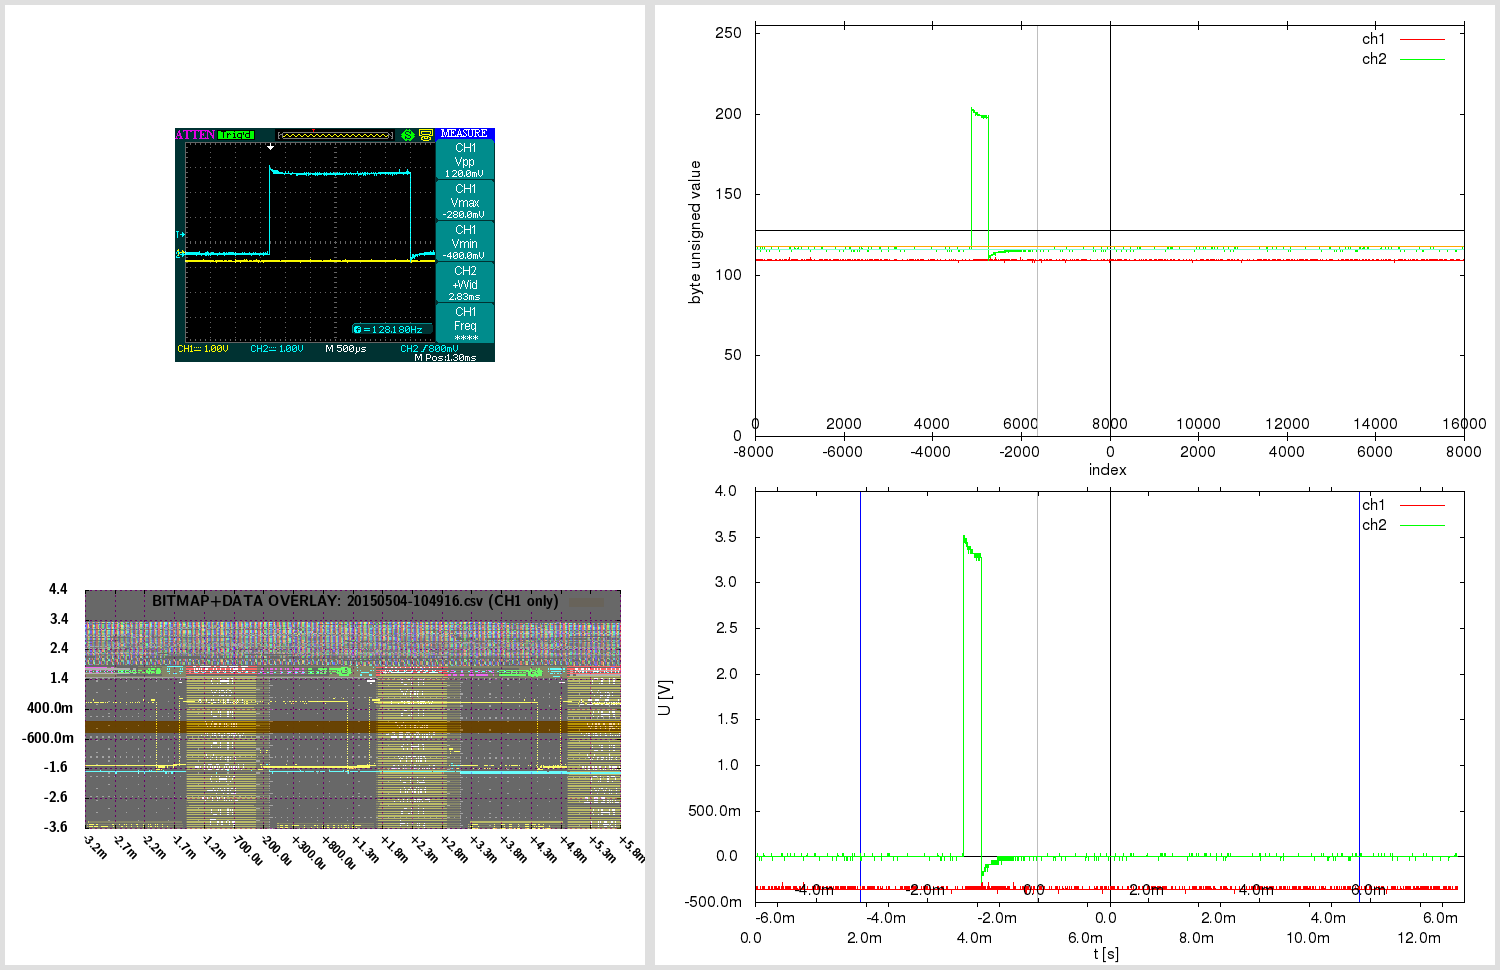

The gnuplot source for this figure:

# 20150504-104916.gnuplot [generated by /home/warreee/attenload/adsparse-wave.pl]
# single gnuplot file, with two potentially independent scripts
# generates three plots: one based on integer, other based on real (SI) values
# and one bitmap overlay - and then montages them using ImageMagick

# attengrab .csv can just be centered (over t)
# -> the x=0 (t=0) will correspond to scope center
# (but .DAV/.CSV will also need extra sample alignment)

# in Linux, to see available fonts, do:
# fc-list --verbose | grep 'fullname:' | less
# the two fonts used here:
# LMSansDemiCond10-Regular or "Latin Modern Sans Demi Cond"; and Helvetica
# Helvetica doesn't even get reported on my system:
# $ fc-list --verbose | grep 'fullname:' | grep -i 'Helvetica\|Demi Cond'
#	fullname: "LM Sans Demi Cond 10 Regular"(s) "LMSansDemiCond10-Regular"(s)


print "Gnuplotting..."

## "master settings" (shared between both parts of script)

# line color - specified by linestyles
set style line 1 linetype 1 linecolor rgb "red"
set style line 2 linetype 1 linecolor rgb "green"
set style line 3 linetype 1 linecolor rgb "orange"
set style line 4 linetype 1 linecolor rgb "aquamarine"
set style line 5 linetype -1 linecolor rgb "black"
set style line 6 linetype -1 linecolor rgb "gray"
set style line 7 linetype 1 linecolor rgb "blue"


# VARIABLES ########### ########### ###########

fnbase="20150504-104916"
fn_bmp = fnbase . ".bmp"
fn_pngr = fnbase . "_r.png"
fn_pngi = fnbase . "_i.png"
fn_pngov = fnbase . "_ov.png"
fn_pngt = fnbase . "_tmp.png"
fn_pngo = fnbase . ".png"

# scope screen(shot) properties
tdiv = 0.0005          # T/DIV (50e-9)
toffs = 0.00129999995231628        # time offset (scope) (200e-9)
vdiv1 = 1        # V/DIV CH1 (500e-3)
vdiv2 = 1         # V/DIV CH2 (50e-3)
voffs1 = -0.4         # volt offset CH1 (-1.5)
voffs2 = -0.48       # volt offset CH2 (100e-3)
sampintp  = 8.000001e-07    # (500e-12)
sampintf  = 1/sampintp
sratacqf  = 1250000      # (250e6)
sratacqp  = 1/sratacqf
#osf = 1.0    # oversample factor (multiplies .CSV and .DAV time domain) # unused here
adsFactor = 1.28

# (edges of current capture and divisions)
scope_hdiv=18
scope_vdiv=8
# enforce floating point (see below)
scope_trange = scope_hdiv*tdiv*1.0    # (900e-9)
scope_left=toffs-(scope_trange/2)     # (-250e-9)
scope_right=toffs+(scope_trange/2)    # (650e-9)
scope_bottom=-voffs1-(scope_vdiv*vdiv1/2) # -500e-3
scope_top=-voffs1+(scope_vdiv*vdiv1/2)    # 3.5

totalch1Vspan=scope_vdiv*vdiv1
totalch2Vspan=scope_vdiv*vdiv2
ch1Vcoeff = adsFactor*totalch1Vspan/(2**8)
ch2Vcoeff = adsFactor*totalch2Vspan/(2**8)

voffs1int = voffs1/ch1Vcoeff  # -10
voffs2int = voffs2/ch2Vcoeff  # -12

acsv_fn = fnbase . '.csv' # '20130020-013902.csv' # from attenload tmp_wav
acsz=16000         # tmp_wav/.csv size (900)
fts=8e-07         # final timestep (sampling period)
# here scope_trange could be 18*1, with acsz 16000;
# if as integer, 18/16000 would be 0 - enforce floating point
# above enforcing scope_trange to float doesn't work,
# must again here:
tdivp = 1.0*scope_trange/acsz   # sampling rate, based on scope range and numsamples in tmp (1ns)
tdivf = 1/tdivp             # freq based on that sampling rate

# just in case - not needed usually:
triglevel=800e-3
trigholdoff=100e-9

toffsamp = toffs/fts		# 1624
# time finetune offset - int (samples) (depends on range)
tfoi = -164


#### extract bitmap from .png, if .bmp not present
# was -crop 480x234+10+10; now -crop 480x234+95+128

cmdstr = 'if (! test -f "'.fn_bmp.'") ; then \
  echo -n "'.fn_bmp.' not found .. " ; \
  if [ -f "'.fn_pngo.'" ] ; then \
    echo -n "'.fn_pngo.' found - extracting" ; \
    convert -crop 480x234+95+128 "'.fn_pngo.'" "'.fn_bmp.'" ; \
  else \
    echo -n "'.fn_pngo.' not found - cannot extract" ; \
  fi ; \
else \
  echo -n "'.fn_bmp.' found - using that" ; \
fi; echo'

#print cmdstr
# note - since cmdstr above uses double quotes,
# must use single quotes for bash here!:
print system("bash -c '". cmdstr ."' 2>&1")


##################################
###### plot directly with unsigned byte data

set terminal png size 840,480
set termoption enhanced
set termoption font "Helvetica, 12"

set output fn_pngi
set datafile separator ","

# set axis label
set xlabel "index" offset 0.0,0.8
set ylabel "byte unsigned value" offset 1.0,0.0


# horizontal line as functions
zeroline(x)=128
ch1offs(x)=128+voffs1int # (-10)
ch2offs(x)=128+voffs2int # (-12)

# vertical line - headless arrow
# "y" scope axis in middle:
ymI = acsz/2
set arrow from ymI,0 to ymI,255 nohead ls 5
# time offset:
toI = ymI - toffs/fts
set arrow from toI,0 to toI,255 nohead ls 6


# must use multiplot here, to have two x-axes
# and thus, must set lmargin, so both graphs match

set size 1.0,0.9      # 0.1/2 = 0.05
set bmargin 0
set lmargin 10
set yrange [0:255] # 8-bit


set multiplot

set origin 0,0.1
set xrange [0:acsz]
set xtics in
set xtics offset 0,graph 0.08
plot \
  zeroline(x) with lines notitle ls 5,\
  acsv_fn using 1:2 with lines title "ch1" ls 1, \
  "" using 1:3 with lines title "ch2" ls 2, \
  ch1offs(x) with lines notitle ls 3, \
  ch2offs(x) with lines notitle ls 4

unset arrow # if big offset, line from prev. can 'leak' in next at diff place, so reset

set origin 0,0.1
set xtics out
set xtics offset 0,graph 0.02
set xrange [-acsz/2:acsz/2-1]
#set xtics nomirror 500
set noytics
set noylabel
unset xlabel # set xlabel ""
set border 1
plot 0 notitle

set nomultiplot


### reset previous settings
#unset border # no work for default
set border    # Draw default borders:
set ytics
unset yrange


##################################
###### plot with converted real SI units

# reset # resets set style line!

set terminal png size 840,480
set termoption enhanced
set termoption font "Helvetica, 12"

set output fn_pngr
set datafile separator ","

# set axis label
set xlabel "t [s]" offset 0.0,0.1
set ylabel "U [V]" offset 1.0,0.0

# axis tics format
set format y "%.1s%c"
set format x "%.1s%c"


# horizontal line as functions
zerolineR(x)=0
# don't show real offsets; they could be way off depending on V/DIV
#ch1offsR(x)=0+(-0.4)
#ch2offsR(x)=0+(-0.48)

# "y" scope axis in middle (the +1 added to ymI so it snaps at 0):
ymR=(ymI+1)*fts
set arrow from ymR,graph 0 to ymR,graph 1 nohead ls 5
# time offset:
toR=toI*fts
set arrow from toR,graph 0 to toR,graph 1 nohead ls 6
# indicate scope range here too
set arrow from scope_left+toR,graph 0 to scope_left+toR,graph 1 nohead ls 7
set arrow from scope_right+toR,graph 0 to scope_right+toR,graph 1 nohead ls 7


# must use multiplot here, to have two x-axes
# and thus, must set lmargin, so both graphs match

set size 1.0,0.9      # 0.1/2 = 0.05
set bmargin 0
set lmargin 10
set yrange [] writeback # since we don't set explicity, must save autorange
set autoscale y

set multiplot

set origin 0,0.13
set xrange [0:acsz*fts]
set xtics out
set xtics offset 0,graph -0.03
plot \
  zerolineR(x) with lines notitle ls 5,\
  acsv_fn using ($4+tfoi*fts):5 with lines title "ch1" ls 1, \
  "" using ($4+tfoi*fts):6 with lines title "ch2" ls 2

set yrange restore # this saves the found yrange after `plot`
unset arrow # if big offset, line from prev. can 'leak' in next at diff place, so reset

set origin 0,0.13
set xtics out
set xtics offset 0,graph 0.02
set xrange [(-acsz/2)*fts:(acsz/2-1)*fts]
set noytics
set noylabel
unset xlabel # set xlabel ""
set border 1
plot GPVAL_Y_MIN notitle

set origin 0,0.13
set xtics in
set xtics offset 0,graph 0.08
# wrong to put xrange [scope_left:scope_right] here;
# as [scope_left:scope_right] could be a snippet,
# and this graph shows entire capture!
# simply move the previous scale for toffset
toRR=(acsz/2.)*fts-toR
set xrange [(-acsz/2)*fts+toRR:(acsz/2-1)*fts+toRR]
set noytics
set noylabel
unset xlabel # set xlabel ""
set border 1
plot GPVAL_Y_MIN notitle

set nomultiplot


##################################
###### plot with bitmap and data overlay

# here 840,480 remains as output png size,
# even if not set explicitly; also, make
# the height smaller - so can have gravity North in montage

set terminal png truecolor size 640,305 # size 840,480
set termoption enhanced
myfont="LMSansDemiCond10-Regular"   # LMSansDemiCond10-Regular or "Latin Modern Sans Demi Cond"
# cannot do concatenation direct in termoption line, so in separate string
myfontb="".myfont.", 12"
set termoption font myfontb

set output fn_pngov
set datafile separator ","


set autoscale
unset xtics
unset ytics
unset border
unset arrow # delete all arrows
unset object # (hopefully) delete objects?

set xrange [scope_left:scope_right]
xticstep=(scope_right-scope_left)/scope_hdiv
set xtics in scope_left,xticstep,scope_right scale 1
set yrange [scope_bottom:scope_top]
yticstep=(scope_top-scope_bottom)/scope_vdiv
set ytics in scope_bottom,yticstep,scope_top scale 1
set grid xtics ytics back linecolor rgb "magenta"
# right is only gnuplot 4.6 - without it ok w/ 4.4
#set xtics rotate by -45 offset 2.5,-1.50 right format "%+.1s%c" font myfont.',10'
set xtics rotate by -45 offset 0.0,0.0 format "%+.1s%c" font myfont.',10'
set key noenhanced

# dimensions of scope screenshot bitmap
bmp_w=480
bmp_h=234

# alpha bmp transparency [0:255]
bmp_alpha = 150
# boxes fillstyle transparent solid 0.10
box_transp = (1.-(acsz/16384.))*0.9 + 0.10

# plot string for data in transparent bitmap:
plot1au = "(($0-acsz/2.+tfoi)*fts+toffs):($5)"

# bmp_w=480 bmp_h=234 ; inside 451x201+15+14
# on plot: scope_left:scope_right and scope_bottom:scope_top!
# (so toffset is built in!)

bdx = scope_trange/(451.0-1)  # [s/pixel] /451: 1.99557e-09 vs 2.000e-9 manually
bdy = totalch1Vspan/(201.0-1) # [V/pixel] /201: 0.0199005 vs 0.02005 manually
bofx = -((scope_trange/2.0)-toffs+(15.0+0)*bdx) #-15.0*bdx # -2.8e-7
bofy = -((totalch1Vspan/2.0)+voffs1+(14.0+5)*bdy) #-14.0*bdy # -0.88

# seems `boxes fillstyle transparent solid 0.40` makes some seethroughs
# or something with bmp alpha overlay; but even without, all the same?
# because the red + blue (somehow inverted) creates a gray.. better green or orange

_plot_str = "zerolineR(x) with lines notitle ls 1,\
acsv_fn \
  using ".plot1au." with boxes fillstyle transparent solid box_transp noborder linestyle 3\
  title 'BITMAP+DATA OVERLAY: '.acsv_fn.' (CH1 only)',\
fn_bmp \
  binary array=(bmp_w,bmp_h) skip=54 format='%uchar' \
  dx=bdx dy=bdy origin=(bofx,bofy) \
  using 1:2:3:(bmp_alpha) \
  with rgbalpha t ''"

# seems actual plot in screenshot bitmap (480 × 234)
#  is at: 451x201+15+14; aspect ratio 201/451 = 0.445676
set size ratio 0.445676

eval("plot " . _plot_str)




##################################
###### montage commands

# used to be in attengrab; now here
# call ImageMagick montage via system
# and montage in `gnuplot` (easier to separate)

print "Montaging images..."
# this works in ImageMagick 6.6.2-6, but not in 6.5.7-8
#      '.fn_pngov.' -gravity Center -extent x480  \#
# must spec -extent 640x480 for 6.5

cmdstr = 'montage \
  <(montage \
    <(convert \
      '.fn_bmp.' -gravity Center -crop 640x480-10+0! -flatten  \
      bmp:-) \
    <(convert \
      '.fn_pngov.' -gravity Center -extent 640x480  \
      bmp:-) \
  -tile 1x -geometry +0+0  \
  bmp:-) \
  <(montage \
    '.fn_pngi.' \
    '.fn_pngr.' \
  -tile 1x -geometry +0+0  \
  bmp:-) \
-geometry +0+0 -border 5 \
'.fn_pngo

print cmdstr
print system('bash -c "'. cmdstr .'" 2>&1')

print "Deleting temp files ..."

delcmd = "rm"

# leave the bitmap for now
# actually, let attengrab handle it - since
# it may need to be re-taken!
# #cmdstr = delcmd ." ". fn_bmp
# #print cmdstr . "  " . system(cmdstr . " 2>&1")

cmdstr = delcmd ." ". fn_pngr
print cmdstr . "  " . system(cmdstr . " 2>&1")

cmdstr = delcmd ." ". fn_pngi
print cmdstr . "  " . system(cmdstr . " 2>&1")

cmdstr = delcmd ." ". fn_pngov
print cmdstr . "  " . system(cmdstr . " 2>&1")




# note:
# set terminal png size 840,480 # size defaults to 640x480 px
# set terminal pdf size 10,3 # size defaults to 5x3 in
# enhanced text: set termoption enhanced

# vertical line - headless arrow
# need ymin and ymax; gnuplot gives them only after plot -
# - and even then they do not correspond to end ticks
# - and even then, cannot get the arrow to show, after the second `plot`
# .. nor can I edit it anyhow; it must run before the first `plot`
# so instead of that, position y coordinates relative to graph (0 to 1)
#set arrow 1 from graph 0.5,0 to graph 0.5,1 nohead ls 5

# in multiplot, yrange should be after the size command
# note: xrange could be 2250 or 450
# so leave it to autoscale here? will be accurate since it's integer index...
# now set explicitly by script # below in multiplot

# axis tics format
# for engineering notation - 'help format specifiers':
# "A 'scientific' power is one such that the exponent is a multiple of three."

# print "Montaging images..."

# "The 'tile' size is then set to the largest dimentions
# of all the resized images, and the size actually specified."
# "by removing the 'size' component, non of the images will
# be resized, and the 'tile' size will be set to the largest
# dimensions of all the images given"
# not so simple: http://unix.stackexchange.com/questions/4046/
# can be done in one command with bash subprocess pipes (bash only)
# was: .fn_bmp.' -gravity NorthWest ; fn_pngov.' -gravity North
# can pad with -gravity Center -extent 640x480;
# but also with crop! -flatten - there have offset too!
# -geometry +2+2 can also mess up the last -border 5 !

# bmp scale worked for:
# bmp_w=480 bmp_h=234 ; inside 451x201+15+14
# tdiv = 5e-08,  toffs = 2e-07,  vdiv1 = 0.5,   voffs1 = -1.5,
# dx=2.000e-9 dy=0.02005 origin=(-2.8e-7,-0.88) for
# tspan = 18*tdiv = 18*5e-08 = 9e-07s
# vspan1 = 8*vdiv1 = 8*0.5 = 4V
# tspan/451 = 9e-07/451 = 1.99557e-09 s/pixel
# vspan1/201 = 4/201 = 0.0199005 V/pixel
# bdx=tspan/(451-1) = '9e-07/(451-1)' = 2e-09
# bdy=vspan1/(201-1) = '4/(201-1)' = 0.02
# 15*bdx = 15*2e-9 = 3e-08
# 14*bdy = 14*0.02 = 0.28
# 15*1.99557e-09 = 2.99335e-08
# 14*0.0199005 = 0.278607
